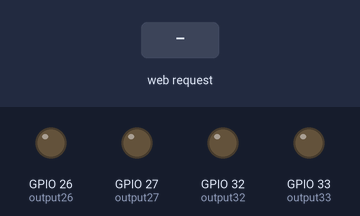
This sketch was run on a simulated ESP32. Shown: output pins drawn as LEDs (lit = HIGH). Inputs (shaded band) come from the test bench. WiFi joins after 1.5 s; servers stay silent unless stated; what the sketch prints to the serial monitor is not drawn.

Above: at 2.7 s.
2.8 s: HTTP request GET /26/on received
At 3.5 s:
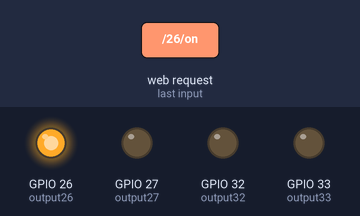
4.3 s: HTTP request GET /27/on received
At 4.6 s:
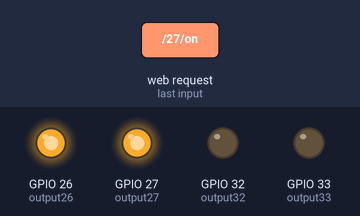
5.8 s: HTTP request GET /26/off received
At 7.0 s:
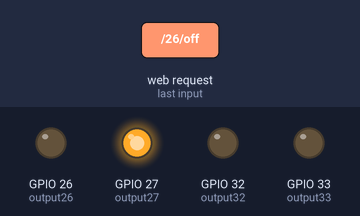
7.3 s: HTTP request GET /32/on received
At 8.1 s:
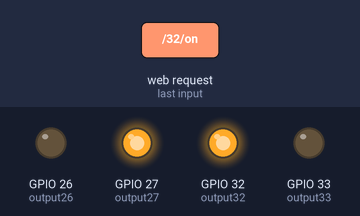
8.8 s: HTTP request GET /27/off received
At 9.3 s:
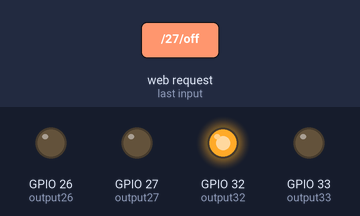
10.3 s: HTTP request GET /33/on received
At 11.6 s:
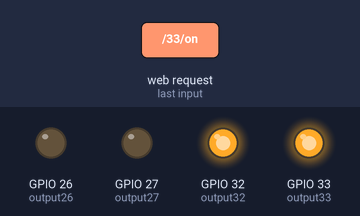
Timing chart, 0 to 12.8 s (numbered marks = the images above; inputs shaded):
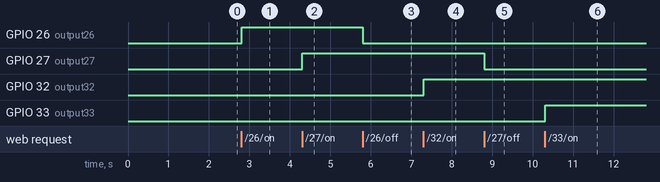

The sketch:

VentControll.ino
```cpp
//This code I wrote controls my ventilating system,
//which I am innovating for my bathroom and closet.
//I used an ESP32 controller to manage a couple of parameters via WiFi,
//such as turning the venting system on and off, enabling silent mode,
//and controlling the LED lights.
//For more information about this project, including a wiring diagram, please visit the  https://github.com/AlexeyKoz/VentControll
//For more projects, visit my  https://github.com/AlexeyKoz/
//To contact me, please visit AL7koz.com.


// Load Wi-Fi library
#include <WiFi.h>

// Replace with your network credentials
const char* ssid = "*****";      //Name of youre WiFi
const char* password = "*****";  //Password from WiFi

// Set web server port number to 80, If you have a couple of projects like this at home,
//it's preferable to change the port to a higher number, such as 81.
WiFiServer server(80);

//Here Variable to store the HTTP request
String header;

// Auxiliar variables to store the current output state
String output26State = "off";
String output27State = "off";
String output32State = "off";
String output33State = "off";


// Assign output variables to GPIO pins,You need to change it to your actual pins.
const int output26 = 26;
const int output27 = 27;
const int output32 = 32;
const int output33 = 33;


// Current time
unsigned long currentTime = millis();
// Previous time
unsigned long previousTime = 0;
// Define timeout time in milliseconds (example: 2000ms = 2s)
const long timeoutTime = 2000;

void setup() {
  Serial.begin(115200);
  // Initialize the output variables as outputs
  pinMode(output26, OUTPUT);
  pinMode(output27, OUTPUT);
  pinMode(output32, OUTPUT);
  pinMode(output33, OUTPUT);

  // Set outputs to LOW
  digitalWrite(output26, LOW);
  digitalWrite(output27, LOW);
  digitalWrite(output32, LOW);
  digitalWrite(output33, LOW);


  // Connect to Wi-Fi network with SSID and password
  Serial.print("Connecting to ");
  Serial.println(ssid);
  WiFi.begin(ssid, password);
  while (WiFi.status() != WL_CONNECTED) {
    delay(500);
    Serial.print(".");
  }
  // Print local IP address and start web server
  Serial.println("");
  Serial.println("WiFi connected.");
  Serial.println("IP address: ");
  Serial.println(WiFi.localIP());
  server.begin();
}

void loop() {
  WiFiClient client = server.available();   // Listen for incoming clients

  if (client) {                             // If a new client connects,
    currentTime = millis();
    previousTime = currentTime;
    Serial.println("New Client.");          // print a message out in the serial port
    String currentLine = "";                // make a String to hold incoming data from the client
    while (client.connected() && currentTime - previousTime <= timeoutTime) {  // loop while the client's connected
      currentTime = millis();
      if (client.available()) {             // if there's bytes to read from the client,
        char c = client.read();             // read a byte, then
        Serial.write(c);                    // print it out the serial monitor
        header += c;
        if (c == '\n') {                    // if the byte is a newline character
          // if the current line is blank, you got two newline characters in a row.
          // that's the end of the client HTTP request, so send a response:
          if (currentLine.length() == 0) {
            // HTTP headers always start with a response code (e.g. HTTP/1.1 200 OK)
            // and a content-type so the client knows what's coming, then a blank line:
            client.println("HTTP/1.1 200 OK");
            client.println("Content-type:text/html");
            client.println("Connection: close");
            client.println();

            // turns the GPIOs on and off
            if (header.indexOf("GET /26/on") >= 0) {
              Serial.println("GPIO 26 on");
              output26State = "on";
              digitalWrite(output26, HIGH);
            } else if (header.indexOf("GET /26/off") >= 0) {
              Serial.println("GPIO 26 off");
              output26State = "off";
              digitalWrite(output26, LOW);
            } else if (header.indexOf("GET /27/on") >= 0) {
              Serial.println("GPIO 27 on");
              output27State = "on";
              digitalWrite(output27, HIGH);
            } else if (header.indexOf("GET /27/off") >= 0) {
              Serial.println("GPIO 27 off");
              output27State = "off";
              digitalWrite(output27, LOW);
            } else if (header.indexOf("GET /32/on") >= 0) {
              Serial.println("GPIO 32 on");
              output32State = "on";
              digitalWrite(output32, HIGH);
            } else if (header.indexOf("GET /32/off") >= 0) {
              Serial.println("GPIO 32 off");
              output32State = "off";
              digitalWrite(output32, LOW);
            }

            else if (header.indexOf("GET /33/on") >= 0) {
              Serial.println("GPIO 33 on");
              output33State = "on";
              digitalWrite(output33, HIGH);
            } else if (header.indexOf("GET /33/off") >= 0) {
              Serial.println("GPIO 33 off");
              output33State = "off";
              digitalWrite(output33, LOW);
            }


            // Display the HTML web page
            client.println("<!DOCTYPE html><html>");
            client.println("<head><meta name=\"viewport\" content=\"width=device-width, initial-scale=1\">");
            client.println("<link rel=\"icon\" href=\"data:,\">");
            // CSS to style the on/off buttons
            // Feel free to change the background-color and font-size attributes to fit your preferences
            client.println("<style>html { font-family: Helvetica; display: inline-block; margin: 0px auto; text-align: center;}");
            client.println(".button { background-color: #4caf75; border: none; color: white; padding: 16px 40px;");
            client.println("text-decoration: none; font-size: 30px; margin: 2px; cursor: pointer;}");
            client.println(".button2 {background-color: #555555;}</style></head>");

            // Web Page Heading
            client.println("<body><h1>Vent and Led Control</h1>");


            // Display current state, and ON/OFF buttons for GPIO 26
            client.println("<p>Restroom Vent -  " + output26State + "</p>");
            // If the output26State is off, it displays the ON button
            if (output26State == "off") {
              client.println("<p><a href=\"/26/on\"><button class=\"button\">ON</button></a></p>");
            } else {
              client.println("<p><a href=\"/26/off\"><button class=\"button button2\">OFF</button></a></p>");
            }

            // Display current state, and ON/OFF buttons for GPIO 27
            client.println("<p>Bath Vent -  " + output27State + "</p>");
            // If the output27State is off, it displays the ON button
            if (output27State == "off") {
              client.println("<p><a href=\"/27/on\"><button class=\"button\">ON</button></a></p>");
            } else {
              client.println("<p><a href=\"/27/off\"><button class=\"button button2\">OFF</button></a></p>");
            }
  // Display current state, and ON/OFF buttons for GPIO 32
            client.println("<p>High Power Ventilating - " + output32State + "</p>");
            // If the output32State is off, it displays the ON button
            if (output32State == "off") {
              client.println("<p><a href=\"/32/on\"><button class=\"button\">ON</button></a></p>");
            } else {
              client.println("<p><a href=\"/32/off\"><button class=\"button button2\">OFF</button></a></p>");
            }
              // Display current state, and ON/OFF buttons for GPIO 33
            client.println("<p>Led Light`s -  " + output33State + "</p>");
            // If the output33State is off, it displays the ON button
            if (output33State == "off") {
              client.println("<p><a href=\"/33/on\"><button class=\"button\">Light's On</button></a></p>");
            } else {
              client.println("<p><a href=\"/33/off\"><button class=\"button button2\">Light's Off</button></a></p>");
            }


            client.println("</body></html>");

            // The HTTP response ends with another blank line
            client.println();
            // Break out of the while loop
            break;
          } else { // if you got a newline, then clear currentLine
            currentLine = "";
          }
        } else if (c != '\r') {  // if you got anything else but a carriage return character,
          currentLine += c;      // add it to the end of the currentLine
        }
      }
    }
    // Clear the header variable
    header = "";
    // Close the connection
    client.stop();
    Serial.println("Client disconnected.");
    Serial.println("");
  }
}
```

Measured:
- after the input at 2.8 s, GPIO 26 (output26): LOW → HIGH at once
- after the input at 4.3 s, GPIO 27 (output27): LOW → HIGH at once
- after the input at 5.8 s, GPIO 26 (output26): HIGH → LOW at once
- after the input at 7.3 s, GPIO 32 (output32): LOW → HIGH at once
- after the input at 8.8 s, GPIO 27 (output27): HIGH → LOW at once
- after the input at 10.3 s, GPIO 33 (output33): LOW → HIGH at once
